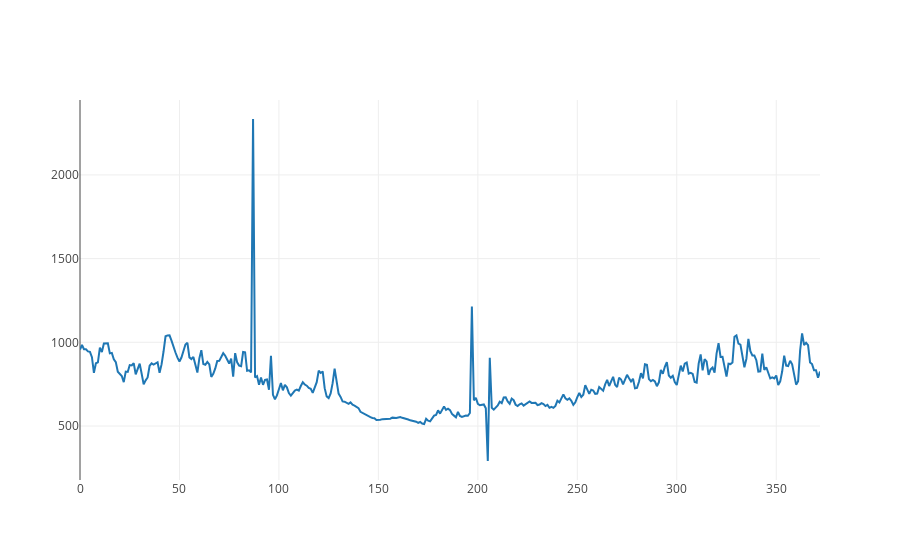

The notebook cell saved with this chart:
### Markdown cell above
Show the HRV signal trace.

### Code cell
init_notebook_mode(connected=True)

# Create random data with numpy
frequencies = np.array(frequencies)

axis_x = np.linspace(0, (frequencies.size)-1, frequencies.size)
axis_y = frequencies

# Create a trace
trace = go.Scatter(
    x = axis_x,
    y = axis_y
)

data = [trace]

iplot(data, filename='basic-line')

### Figure 1 — Plotly figure (JSON) as saved in the notebook; plotly's stock layout.template omitted (floating-point values rounded to 4 significant figures; data arrays with more than 128 entries replaced by an {"elided": "..."} marker saying what was removed)
{"data": [{"type": "scatter", "x": {"elided": "373 int values"}, "y": {"elided": "373 int values"}}], "layout": {}}
